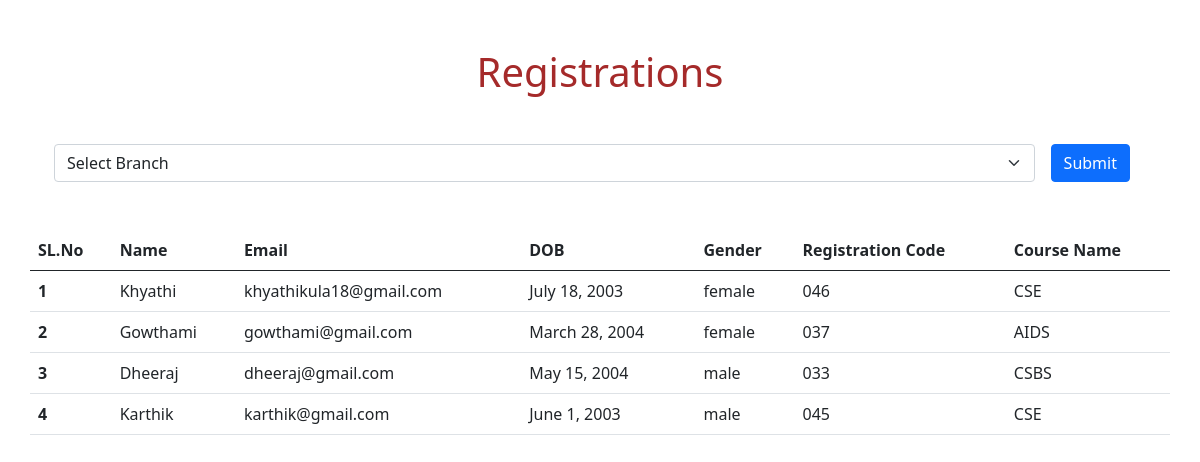
Screenshot of /list_stu/ with the database file from the repository.
### home/models.py (models this page shows, shortened)
class Student(models.Model):
    name = models.CharField(max_length=100)
    email = models.EmailField()
    dob = models.DateField()
    gender = models.CharField(max_length=10)
    classes = models.CharField(max_length=10)
    regcode = models.TextField()

### home/views.py (the view)
# urls.py: path("list_stu/",student_list ,name='list'),
def student_list(request):
    queryset = Student.objects.all()
    if request.GET.get('class'):
        queryset = queryset.filter(classes__icontains = request.GET.get('class'))
    context = {
        'students' : queryset
    }
    return render(request, 'list.html', context)

### template/list.html (shortened to what this page needs)
<!DOCTYPE html>
<html lang="en">
<head>
    <link href="https://cdn.jsdelivr.net/npm/bootstrap@5.0.2/dist/css/bootstrap.min.css" rel="stylesheet"
>
</head>
<body>
    <form class="container">
        <h1 class="mb-5 mt-5 text-center" style="color: brown;">Registrations</h1>
        <div class="d-flex container">
            <select name="class" class="form-select " id="class" required>
                <option disabled selected>Select Branch</option>
            </select>
            <input class="btn btn-primary mx-3" type="submit" value="Submit">
        </div>
    </form>
    <table class="table my-5 container">
        <thead>
            <tr>
                <th scope="col">SL.No</th>
                <th scope="col">Name</th>
                <th scope="col">Email</th>
                <th scope="col">DOB</th>
                <th scope="col">Gender</th>
                <th scope="col">Registration Code</th>
                <th scope="col">Course Name</th>
            </tr>
        </thead>
        <tbody>
            {% for student in students %}
            <tr>
                <th scope="row">{{forloop.counter}}</th>
                <td>{{student.name}}</td>
                <td>{{student.email}}</td>
                <td>{{student.dob}}</td>
                <td>{{student.gender}}</td>
                <td>{{student.regcode}}</td>
                <td>{{student.classes}}</td>
            </tr>
            {% endfor %}
        </tbody>
    </table>
</body>
</html>

### rows the page displays
Student: name "Khyathi", email "khyathikula18@gmail.com", dob "July 18, 2003", gender "female", regcode "046", classes "CSE"
Student: name "Gowthami", email "gowthami@gmail.com", dob "March 28, 2004", gender "female", regcode "037", classes "AIDS"
Student: name "Dheeraj", email "dheeraj@gmail.com", dob "May 15, 2004", gender "male", regcode "033", classes "CSBS"
Student: name "Karthik", email "karthik@gmail.com", dob "June 1, 2003", gender "male", regcode "045", classes "CSE"
